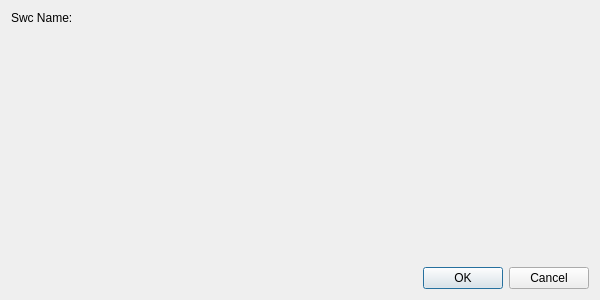
<?xml version="1.0" encoding="UTF-8"?>
<ui version="4.0">
 <class>CreateSwcSnapshotView</class>
 <widget class="QDialog" name="CreateSwcSnapshotView">
  <property name="geometry">
   <rect>
    <x>0</x>
    <y>0</y>
    <width>600</width>
    <height>300</height>
   </rect>
  </property>
  <property name="windowTitle">
   <string>CreateSwcSnapshotView</string>
  </property>
  <layout class="QVBoxLayout" name="verticalLayout_2">
   <item>
    <layout class="QVBoxLayout" name="verticalLayout">
     <item>
      <layout class="QFormLayout" name="formLayout">
       <item row="0" column="0">
        <widget class="QLabel" name="label">
         <property name="text">
          <string>Swc Name:</string>
         </property>
        </widget>
       </item>
       <item row="0" column="1">
        <widget class="QLabel" name="SwcName">
         <property name="text">
          <string/>
         </property>
        </widget>
       </item>
      </layout>
     </item>
     <item>
      <layout class="QHBoxLayout" name="horizontalLayout">
       <item>
        <spacer name="horizontalSpacer">
         <property name="orientation">
          <enum>Qt::Horizontal</enum>
         </property>
         <property name="sizeHint" stdset="0">
          <size>
           <width>40</width>
           <height>20</height>
          </size>
         </property>
        </spacer>
       </item>
       <item>
        <widget class="QPushButton" name="OKBtn">
         <property name="text">
          <string>OK</string>
         </property>
        </widget>
       </item>
       <item>
        <widget class="QPushButton" name="CancelBtn">
         <property name="text">
          <string>Cancel</string>
         </property>
        </widget>
       </item>
      </layout>
     </item>
    </layout>
   </item>
  </layout>
 </widget>
 <resources/>
 <connections/>
</ui>
